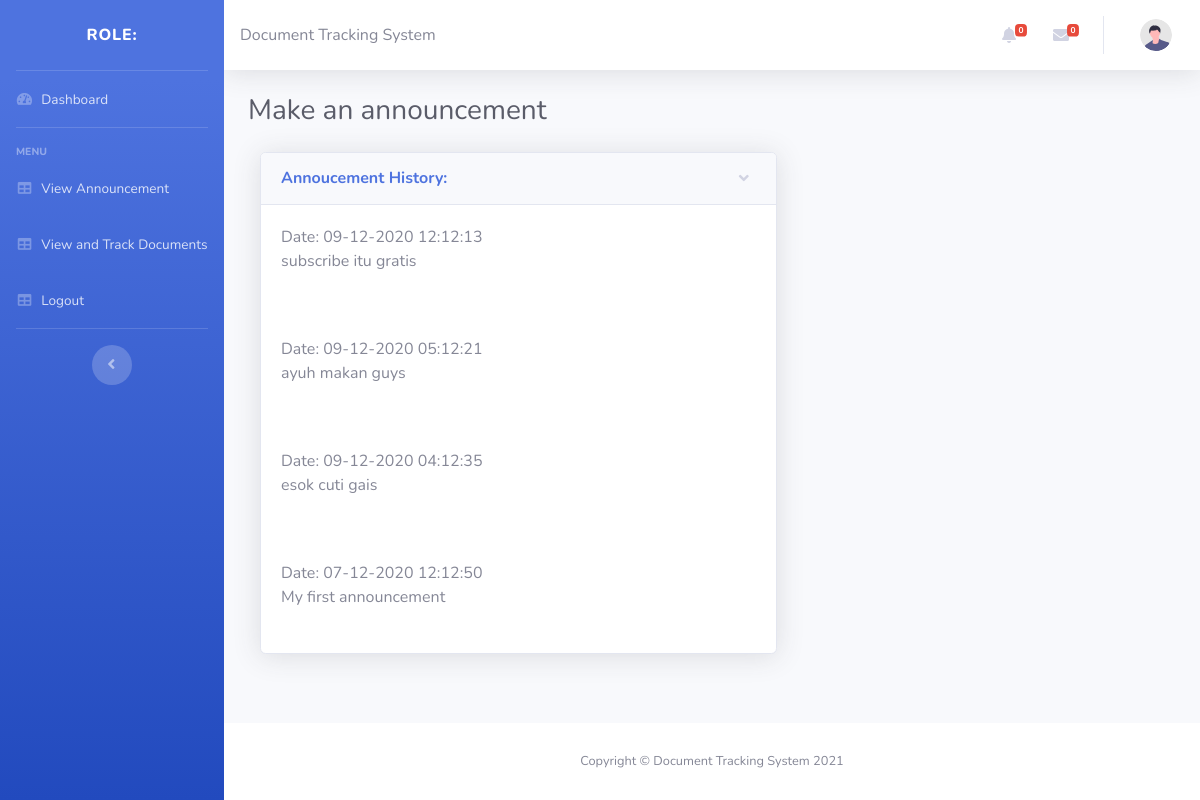
/user/owner/announcement.php, run on the app's committed database.
### tables this page shows
CREATE TABLE `announcement` (
  `id` int(11) NOT NULL,
  `message` mediumtext NOT NULL,
  `date` timestamp NOT NULL DEFAULT current_timestamp()
);

### user/owner/announcement.php (the view, shortened to what this page needs)
<?php
    include 'settings.php';
    $name = $_SESSION['name'];
    $query = "SELECT doc_status FROM documents where (doc_responsibility='$name') AND (doc_status='Pending')";
    $result = mysqli_query($conn,$query);
    $row = mysqli_num_rows($result);
    $count = 0;
?>
<!DOCTYPE html>
<html lang="en">
<head>
    <link href="vendor/fontawesome-free/css/all.min.css" rel="stylesheet" type="text/css">
    <link href="css/sb-admin-2.min.css" rel="stylesheet">
</head>
<body id="page-top">
    <div id="wrapper">
        <ul class="navbar-nav bg-gradient-primary sidebar sidebar-dark accordion" id="accordionSidebar">
            <a class="sidebar-brand d-flex align-items-center justify-content-center" href="index.php">
                <div class="sidebar-brand-text mx-3">Role: <?php $ufunc->UserRole();?></div>
            </a>
            <hr class="sidebar-divider my-0">
            <li class="nav-item">
                <a class="nav-link" href="index.php">
                    <i class="fas fa-fw fa-tachometer-alt"></i>
                    <span>Dashboard</span></a>
            </li>
            <hr class="sidebar-divider">
            <div class="sidebar-heading">
                Menu
            </div>
            <li class="nav-item">
                <a class="nav-link" href="announcement.php">
                    <i class="fas fa-fw fa-table"></i>
                    <span>View Announcement</span></a>
            </li>
            <li class="nav-item">
                <a class="nav-link" href="index.php">
                    <i class="fas fa-fw fa-table"></i>
                    <span>View and Track Documents</span></a>
            </li>
            <li class="nav-item">
                <a class="nav-link" href="../../includes/logout.php">
                    <i class="fas fa-fw fa-table"></i>
                    <span>Logout</span></a>
            </li>
            <hr class="sidebar-divider d-none d-md-block">
            <div class="text-center d-none d-md-inline">
                <button class="rounded-circle border-0" id="sidebarToggle"></button>
            </div>
        </ul>
        <div id="content-wrapper" class="d-flex flex-column">
            <div id="content">
                <nav class="navbar navbar-expand navbar-light bg-white topbar mb-4 static-top shadow">
                    <div>
                      Document Tracking System
                    </div>
                    <ul class="navbar-nav ml-auto">
                        <li class="nav-item dropdown no-arrow mx-1">
                            <a class="nav-link dropdown-toggle" href="#" id="alertsDropdown" role="button"
                                data-toggle="dropdown" aria-haspopup="true" aria-expanded="false">
                                <i class="fas fa-bell fa-fw"></i>
                                <span class="badge badge-danger badge-counter"><?php echo $row?></span>
                            </a>
                        </li>
                        <li class="nav-item dropdown no-arrow mx-1">
                            <a class="nav-link dropdown-toggle" href="#" id="messagesDropdown" role="button"
                                data-toggle="dropdown" aria-haspopup="true" aria-expanded="false">
                                <i class="fas fa-envelope fa-fw"></i>
                                <span class="badge badge-danger badge-counter"><?php echo $count?></span>
                            </a>
                        </li>
                        <li class="nav-item dropdown no-arrow">
                            <a class="nav-link dropdown-toggle" href="#" id="userDropdown" role="button"
                                data-toggle="dropdown" aria-haspopup="true" aria-expanded="false">
                                <img class="img-profile rounded-circle"
                                    src="img/undraw_profile.svg">
                            </a>
                        </li>
                    </ul>
                </nav>
                <div class="container-fluid">
                    <div class="d-sm-flex align-items-center justify-content-between mb-4">
                        <h1 class="h3 mb-0 text-gray-800">Make an announcement</h1>
                    </div>
                    <div class="col-lg-7">
                        <div class="card shadow mb-4">
                            <a href="#collapseCardExample" class="d-block card-header py-3" data-toggle="collapse"
                                role="button" aria-expanded="true" aria-controls="collapseCardExample">
                                <h6 class="m-0 font-weight-bold text-primary">Annoucement History:</h6>
                            </a>
                            <form action='add_announcement.php' method="post">
                                <div class="collapse show" id="collapseCardExample">
                                     <?php
                                        include "C:\\xampp\htdocs\DTS2\includes\connect.php";
                                        $query = "SELECT * FROM announcement ORDER BY `date` DESC LIMIT 10 ";
                                        $result = mysqli_query($conn,$query);
                                        while ($row = mysqli_fetch_array($result)) {
                                          $date = $row['date'];
                                          $formatted_date = strtotime($date);
                                          echo "<div class='card-body'>" ."Date: ".date("d-m-Y H:m:s", $formatted_date)."<br>".$row['message']. "</div>";
                                          echo "<br>";
                                        }
                                    ?>
                                </div>
                            </form>
                        </div>
                    </div>
                </div>
            </div>
            <footer class="sticky-footer bg-white">
                <div class="container my-auto">
                    <div class="copyright text-center my-auto">
                        <span>Copyright &copy; Document Tracking System 2021</span>
                    </div>
                </div>
            </footer>
        </div>
    </div>
</body>
</html>

### data on the page
announcement: date "09-12-2020 12:12:13", message "subscribe itu gratis"
announcement: date "09-12-2020 05:12:21", message "ayuh makan guys"
announcement: date "09-12-2020 04:12:35", message "esok cuti gais"
announcement: date "07-12-2020 12:12:50", message "My first announcement"

### other printed values
$row "0"
$count "0"
